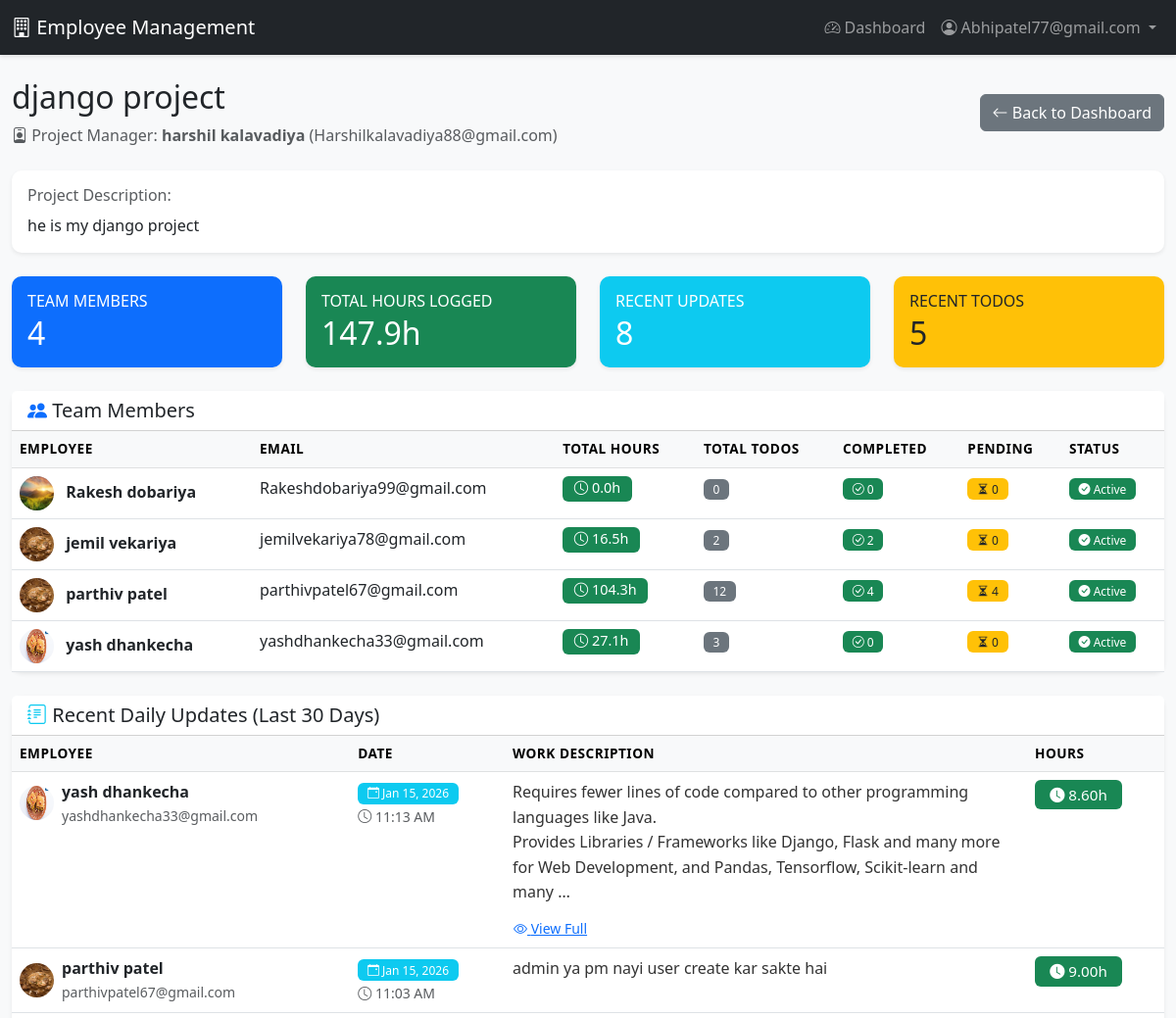
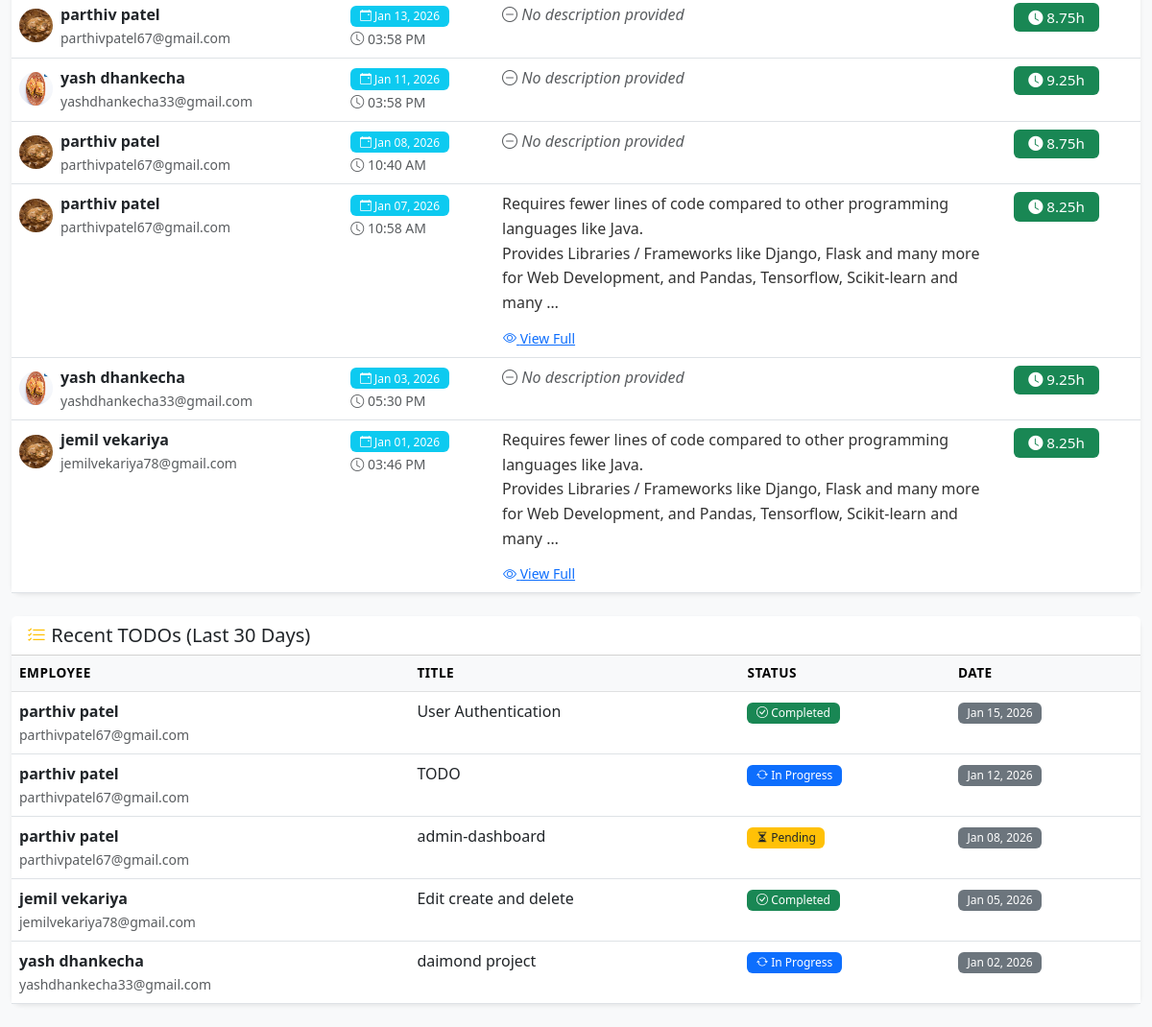
The app's page /project/2/team/ (signed in), older data (2 pictures, top to bottom).
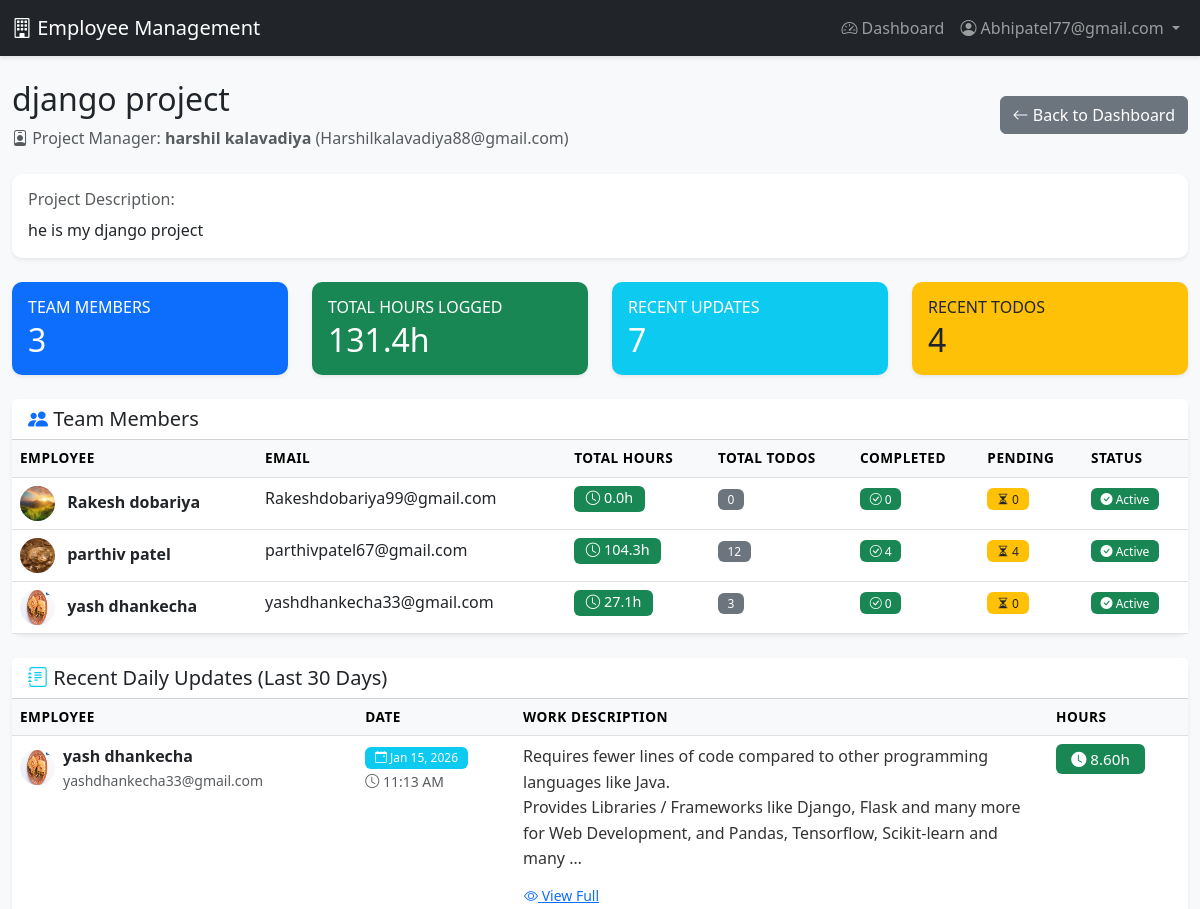
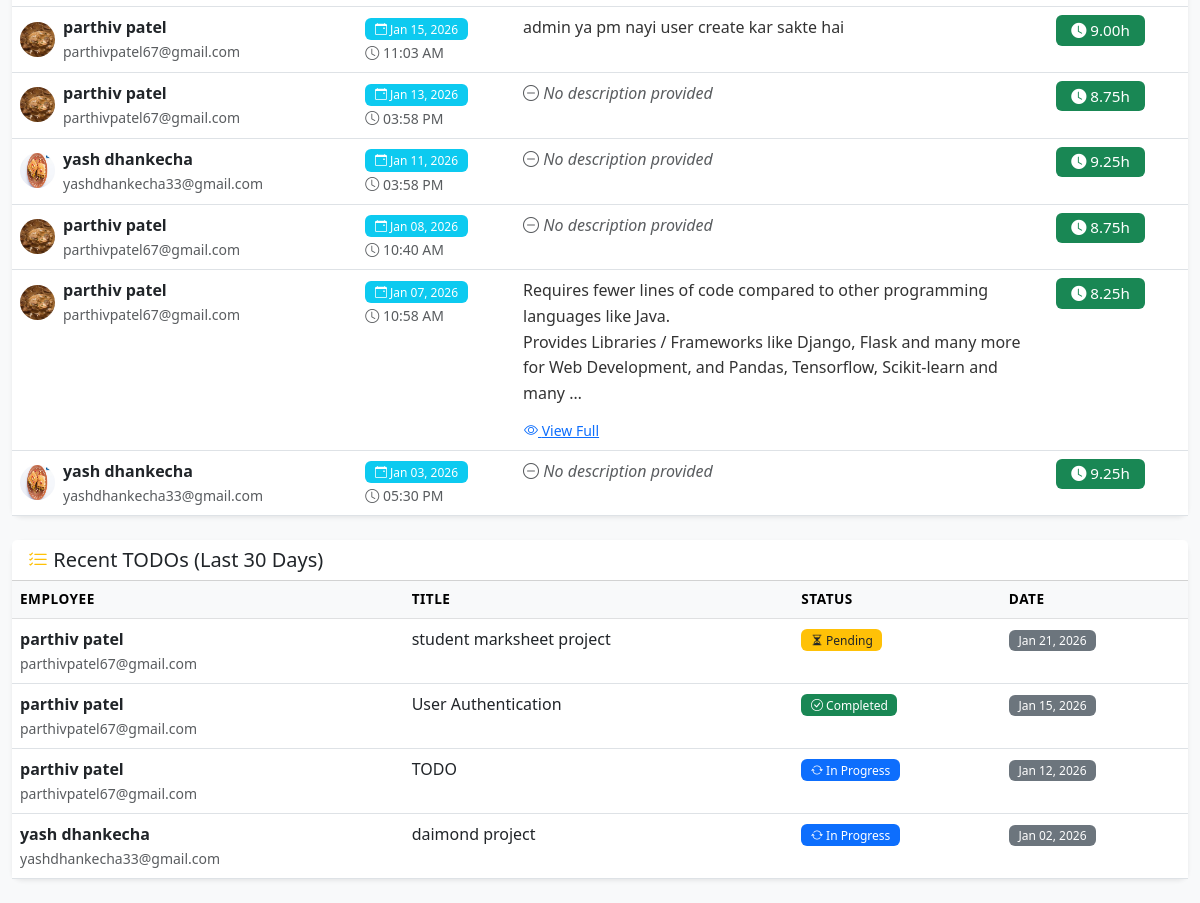
The same page, newer data (2 pictures, top to bottom).
### accounts/models.py (models this page shows, shortened)
class User(AbstractUser):
    ROLE_CHOICES = (
        ('EMPLOYEE', 'Employee'),
        ('PM', 'Project Manager'),
        ('ADMIN', 'Admin'),
    )
    username = None
    email = models.EmailField(unique=True)
    role = models.CharField(max_length=10, choices=ROLE_CHOICES, default='EMPLOYEE')
    profile_image = models.ImageField(upload_to='profiles/', null=True, blank=True)
    is_verified = models.BooleanField(default=False)
    verification_token = models.CharField(max_length=100, blank=True)
    created_by = models.ForeignKey(
        'self',
        on_delete=models.CASCADE,  # ← Ye change kiya
        null=True,
        blank=True,
        related_name='created_users'
    )
    USERNAME_FIELD = 'email'
    REQUIRED_FIELDS = []
    objects = UserManager()
    class Meta:
        db_table = 'users'
        verbose_name = 'User'
        verbose_name_plural = 'Users'

class DailyUpdate(models.Model):
    employee = models.ForeignKey(
        User,
        on_delete=models.CASCADE,  # ← Already correct
        limit_choices_to={'role': 'EMPLOYEE'},
        related_name='daily_updates'
    )
    date = models.DateField(default=timezone.now)
    update_text = models.TextField()
    working_hours = models.DecimalField(
        max_digits=4,
        decimal_places=2,
        validators=[MinValueValidator(0)],
        help_text="Working hours for the day"
    )
    created_at = models.DateTimeField(auto_now_add=True)
    updated_at = models.DateTimeField(auto_now=True)
    class Meta:
        db_table = 'daily_updates'
        ordering = ['-date', '-created_at']
        unique_together = ['employee', 'date']
        verbose_name = 'Daily Update'
        verbose_name_plural = 'Daily Updates'

class Todo(models.Model):
    STATUS_CHOICES = (
        ('PENDING', 'Pending'),
        ('IN_PROGRESS', 'In Progress'),
        ('COMPLETED', 'Completed'),
    )
    employee = models.ForeignKey(
        User,
        on_delete=models.CASCADE,  # ← Already correct
        limit_choices_to={'role': 'EMPLOYEE'},
        related_name='todos'
    )
    title = models.CharField(max_length=200)
    description = models.TextField(blank=True)
    status = models.CharField(max_length=15, choices=STATUS_CHOICES, default='PENDING')
    date = models.DateField(default=timezone.now)
    created_at = models.DateTimeField(auto_now_add=True)
    updated_at = models.DateTimeField(auto_now=True)
    class Meta:
        db_table = 'todos'
        ordering = ['-date', '-created_at']
        verbose_name = 'Todo'
        verbose_name_plural = 'Todos'

### accounts/views.py (the view)
    def wrapper(request, *args, **kwargs):
        if not request.user.is_authenticated or request.user.role != 'ADMIN':
            messages.error(request, 'Access denied. Admin only.')
            return redirect('dashboard')
        return view_func(request, *args, **kwargs)

### accounts/views.py (called while the page is built)
def admin_required(view_func):
    def wrapper(request, *args, **kwargs):
        if not request.user.is_authenticated or request.user.role != 'ADMIN':
            messages.error(request, 'Access denied. Admin only.')
            return redirect('dashboard')
        return view_func(request, *args, **kwargs)
    return wrapper

### accounts/templates/accounts/project_team_view.html (shortened to what the changed rows need)
{% extends 'base.html' %}
{% block content %}
<div class="container-fluid mt-4">
    <div class="d-flex justify-content-between align-items-center mb-4">
        <div>
            <h2> {{ project.name }}</h2>
        </div>
    </div>
    <div class="row mb-4">
        <div class="col-md-3">
            <div class="card border-0 shadow-sm bg-primary text-white">
                <div class="card-body">
                    <h6 class="text-uppercase mb-1">Team Members</h6>
                    <h2 class="mb-0">{{ total_employees }}</h2>
                </div>
            </div>
        </div>
        <div class="col-md-3">
            <div class="card border-0 shadow-sm bg-success text-white">
                <div class="card-body">
                    <h6 class="text-uppercase mb-1">Total Hours Logged</h6>
                    <h2 class="mb-0">{{ total_hours|floatformat:1 }}h</h2>
                </div>
            </div>
        </div>
        <div class="col-md-3">
            <div class="card border-0 shadow-sm bg-info text-white">
                <div class="card-body">
                    <h6 class="text-uppercase mb-1">Recent Updates</h6>
                    <h2 class="mb-0">{{ recent_updates.count }}</h2>
                </div>
            </div>
        </div>
        <div class="col-md-3">
            <div class="card border-0 shadow-sm bg-warning text-dark">
                <div class="card-body">
                    <h6 class="text-uppercase mb-1">Recent TODOs</h6>
                    <h2 class="mb-0">{{ recent_todos.count }}</h2>
                </div>
            </div>
        </div>
    </div>
    <div class="card shadow-sm mb-4">
        <div class="card-body p-0">
            <div class="table-responsive">
                <table class="table table-hover mb-0">
                    <thead class="table-light">
                        <tr>
                            <th>Employee</th>
                            <th>Email</th>
                            <th>Total Hours</th>
                            <th>Total TODOs</th>
                            <th>Completed</th>
                            <th>Pending</th>
                            <th>Status</th>
                        </tr>
                    </thead>
                    <tbody>
                        {% for employee in employees %}
                        <tr>
                            <td>
                                {% if employee.profile_image %}
                                    <img src="{{ employee.profile_image.url }}"
                                         alt="{{ employee.get_full_name }}"
                                         class="rounded-circle me-2"
                                         width="35" height="35">
                                {% else %}
                                    <i class="bi bi-person-circle me-2" style="font-size: 1.8rem;"></i>
                                {% endif %}
                                <strong>{{ employee.get_full_name }}</strong>
                            </td>
                            <td>{{ employee.email }}</td>
                            <td>
                                <span class="badge bg-success" style="font-size: 0.9rem;">
                                    <i class="bi bi-clock"></i> {{ employee.total_hours|default:0|floatformat:1 }}h
                                </span>
                            </td>
                            <td>
                                <span class="badge bg-secondary">
                                    {{ employee.total_todos|default:0 }}
                                </span>
                            </td>
                            <td>
                                <span class="badge bg-success">
                                    <i class="bi bi-check-circle"></i> {{ employee.completed_todos|default:0 }}
                                </span>
                            </td>
                            <td>
                                <span class="badge bg-warning text-dark">
                                    <i class="bi bi-hourglass-split"></i> {{ employee.pending_todos|default:0 }}
                                </span>
                            </td>
                            <td>
                                {% if employee.is_active %}
                                    <span class="badge bg-success">
                                        <i class="bi bi-check-circle-fill"></i> Active
                                    </span>
                                {% else %}
                                    <span class="badge bg-danger">
                                        <i class="bi bi-x-circle-fill"></i> Inactive
                                    </span>
                                {% endif %}
                            </td>
                        </tr>
                        {% endfor %}
                    </tbody>
                </table>
            </div>
        </div>
    </div>
<div class="card shadow-sm mb-4">
    <div class="card-body p-0">
        <div class="table-responsive">
            <table class="table table-hover mb-0">
                <thead class="table-light">
                    <tr>
                        <th>Employee</th>
                        <th>Date</th>
                        <th>Work Description</th>
                        <th>Hours</th>
                    </tr>
                </thead>
                <tbody>
                    {% for update in recent_updates %}
                    <tr>
                        <td>
                            <div class="d-flex align-items-center">
                                {% if update.employee.profile_image %}
                                    <img src="{{ update.employee.profile_image.url }}"
                                         alt="{{ update.employee.get_full_name }}"
                                         class="rounded-circle me-2"
                                         width="35" height="35">
                                {% else %}
                                    <div class="rounded-circle bg-primary text-white d-flex align-items-center justify-content-center me-2"
                                         style="width: 35px; height: 35px; font-size: 0.9rem;">
                                        {{ update.employee.first_name|first|upper }}
                                    </div>
                                {% endif %}
                                <div>
                                    <strong>{{ update.employee.get_full_name }}</strong>
                                    <br>
                                    <small class="text-muted">{{ update.employee.email }}</small>
                                </div>
                            </div>
                        </td>
                        <td>
                            <span class="badge bg-info">
                                <i class="bi bi-calendar-event"></i>
                                {{ update.date|date:"M d, Y" }}
                            </span>
                            <br>
                            <small class="text-muted">
                                <i class="bi bi-clock"></i>
                                {{ update.created_at|date:"h:i A" }}
                            </small>
                        </td>
                        <td style="max-width: 400px;">
                            {% if update.update_text %}
                                <div class="description-text">
                                    {{ update.update_text|linebreaks|truncatewords:30 }}
                                </div>
                                {% if update.update_text|length > 100 %}
                                    <button class="btn btn-sm btn-link p-0 mt-1"
                                            data-bs-toggle="modal"
                                            data-bs-target="#updateModal{{ update.id }}">
                                        <i class="bi bi-eye"></i> View Full
                                    </button>
                                {% endif %}
                            {% else %}
                                <span class="text-muted fst-italic">
                                    <i class="bi bi-dash-circle"></i> No description provided
                                </span>
                            {% endif %}
                        </td>
                        <td>
                            <span class="badge bg-success" style="font-size: 0.95rem; padding: 0.5em 1em;">
                                <i class="bi bi-clock-fill"></i> {{ update.working_hours }}h
                            </span>
                        </td>
                    </tr>
                    {% endfor %}
                </tbody>
            </table>
        </div>
    </div>
</div>
    <div class="card shadow-sm mb-4">
        <div class="card-body p-0">
            <div class="table-responsive">
                <table class="table table-hover mb-0">
                    <thead class="table-light">
                        <tr>
                            <th>Employee</th>
                            <th>Title</th>
                            <th>Status</th>
                            <th>Date</th>
                        </tr>
                    </thead>
                    <tbody>
                        {% for todo in recent_todos %}
                        <tr>
                            <td>
                                <strong>{{ todo.employee.get_full_name }}</strong>
                                <br>
                                <small class="text-muted">{{ todo.employee.email }}</small>
                            </td>
                            <td style="max-width: 300px;">
                                {{ todo.title }}
                            </td>
                            <td>
                                {% if todo.status == 'COMPLETED' %}
                                    <span class="badge bg-success">
                                        <i class="bi bi-check-circle"></i> Completed
                                    </span>
                                {% elif todo.status == 'IN_PROGRESS' %}
                                    <span class="badge bg-primary">
                                        <i class="bi bi-arrow-repeat"></i> In Progress
                                    </span>
                                {% else %}
                                    <span class="badge bg-warning text-dark">
                                        <i class="bi bi-hourglass-split"></i> Pending
                                    </span>
                                {% endif %}
                            </td>
                            <td>
                                <span class="badge bg-secondary">
                                    {{ todo.date|date:"M d, Y" }}
                                </span>
                            </td>
                        </tr>
                        {% endfor %}
                    </tbody>
                </table>
            </div>
        </div>
    </div>
</div>
{% endblock %}

Row changes from the older to the newer data that the page shows:
removed User: profile_image (picture), get_full_name "jemil vekariya", email "jemilvekariya78@gmail.com", total_hours "16.5", total_todos "2", completed_todos "2", pending_todos "0", is_active True (drawn)
removed DailyUpdate: employee.profile_image (picture), employee.get_full_name "jemil vekariya", employee.email "jemilvekariya78@gmail.com", date "Jan 01, 2026", created_at "03:46 PM", update_text "Requires fewer lines of code compared to other programming languages like Java. Provides Libraries / Frameworks like Django, Flask and many more for Web Development, and Pandas, Tensorflow, Scikit-learn and many …", working_hours "8.25"
removed Todo: employee.get_full_name "parthiv patel", employee.email "parthivpatel67@gmail.com", title "admin-dashboard", status "PENDING" (drawn), date "Jan 08, 2026"
removed Todo: employee.get_full_name "jemil vekariya", employee.email "jemilvekariya78@gmail.com", title "Edit create and delete", status "COMPLETED" (drawn), date "Jan 05, 2026"
added Todo: employee.get_full_name "parthiv patel", employee.email "parthivpatel67@gmail.com", title "student marksheet project", status "PENDING" (drawn), date "Jan 21, 2026"
Text that changed along with them:
{{ total_employees }}: "4" → "3"
{{ total_hours|floatformat:1 }}: "147.9" → "131.4"
{{ recent_updates.count }}: "8" → "7"
{{ recent_todos.count }}: "5" → "4"
